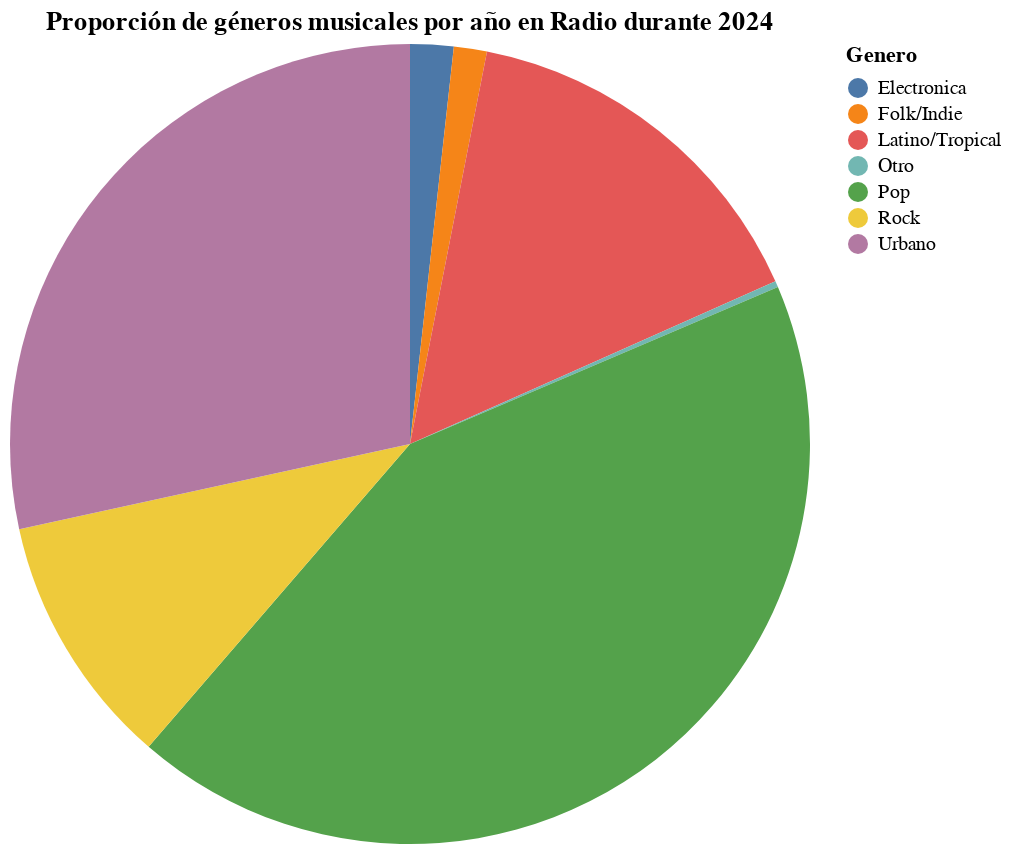

Source (notebook cell):
### Code cell
import pandas as pd
import altair as alt

df = pd.read_csv("Radio2024Listo.csv", sep=";", encoding="utf-8", engine="python")


df.columns = df.columns.str.strip()


genre_by_year = df.groupby(['Año', 'Genero']).size().reset_index(name='Cuenta')


genre_by_year['Porcentaje'] = genre_by_year.groupby('Año')['Cuenta'].transform(lambda x: x / x.sum() * 100)


input_dropdown = alt.binding_select(options=sorted(genre_by_year['Año'].unique()))
selection = alt.selection_point(fields=['Año'], bind=input_dropdown, name='Selecciona el año')


pie = alt.Chart(genre_by_year).mark_arc().encode(
    theta=alt.Theta(field='Porcentaje', type='quantitative'),
    color=alt.Color(field='Genero', type='nominal'),
    tooltip=['Genero', 'Cuenta', alt.Tooltip('Porcentaje', format='.1f')]
).add_params(
    selection
).transform_filter(
    selection
).properties(
    width=400,
    height=400,
    title='Proporción de géneros musicales por año en Radio durante 2024'
)


pie.show()
pie.save("grafico_generos_radio_2024.html")

### Figure 1 — Vega-Lite specification as saved in the notebook (floating-point values rounded to 4 significant figures)
{"config": {"view": {"continuousWidth": 300, "continuousHeight": 300}}, "data": {"name": "data-981f3956725f325dd3252701cdab7c06"}, "mark": {"type": "arc"}, "encoding": {"color": {"field": "Genero", "type": "nominal"}, "theta": {"field": "Porcentaje", "type": "quantitative"}, "tooltip": [{"field": "Genero", "type": "nominal"}, {"field": "Cuenta", "type": "quantitative"}, {"field": "Porcentaje", "format": ".1f", "type": "quantitative"}]}, "height": 400, "params": [{"name": "Selecciona el año", "select": {"type": "point", "fields": ["Año"]}, "bind": {"input": "select", "options": [2024.0]}}], "title": "Proporción de géneros musicales por año en Radio durante 2024", "transform": [{"filter": {"param": "Selecciona el año"}}], "width": 400, "$schema": "https://vega.github.io/schema/vega-lite/v5.20.1.json", "datasets": {"data-981f3956725f325dd3252701cdab7c06": [{"Año": 2024, "Genero": "Electronica", "Cuenta": 21, "Porcentaje": 1.75}, {"Año": 2024, "Genero": "Folk/Indie", "Cuenta": 16, "Porcentaje": 1.333}, {"Año": 2024, "Genero": "Latino/Tropical", "Cuenta": 183, "Porcentaje": 15.25}, {"Año": 2024, "Genero": "Otro", "Cuenta": 3, "Porcentaje": 0.25}, {"Año": 2024, "Genero": "Pop", "Cuenta": 513, "Porcentaje": 42.75}, {"Año": 2024, "Genero": "Rock", "Cuenta": 123, "Porcentaje": 10.25}, {"Año": 2024, "Genero": "Urbano", "Cuenta": 341, "Porcentaje": 28.42}]}}
